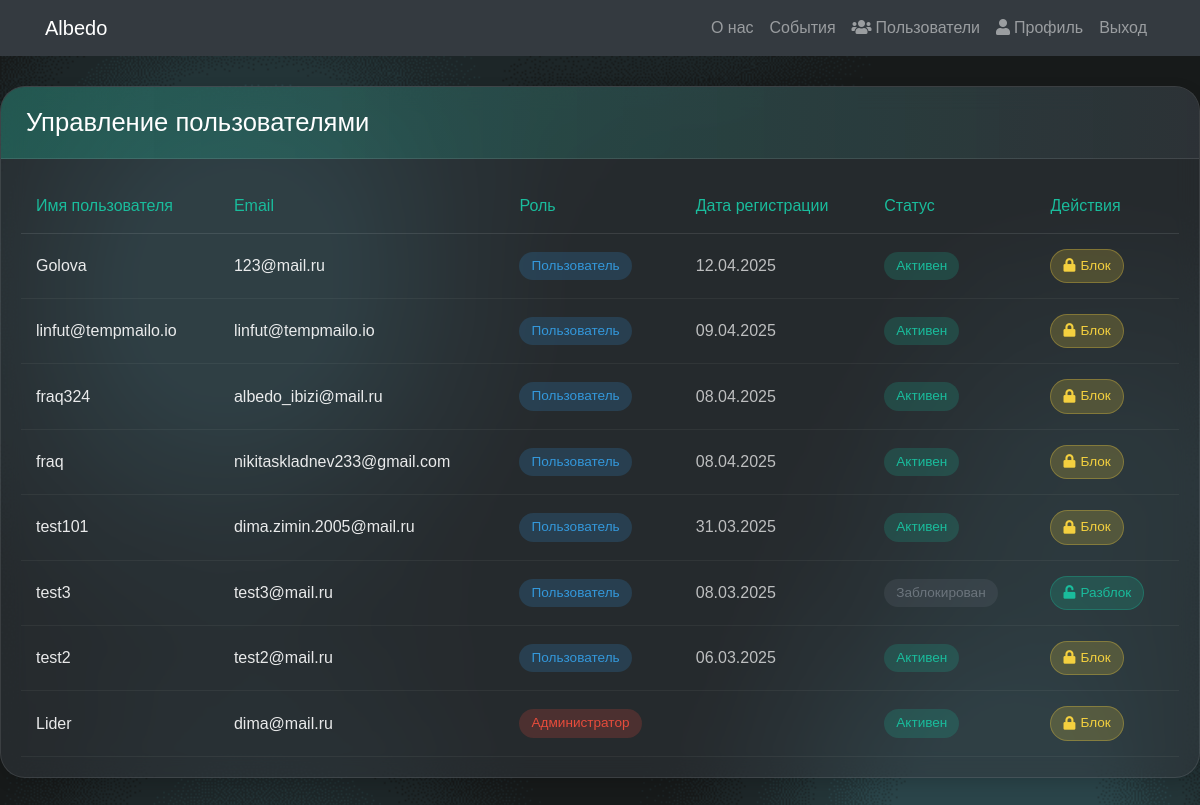
Before: /users/ (signed in) with the older database file.
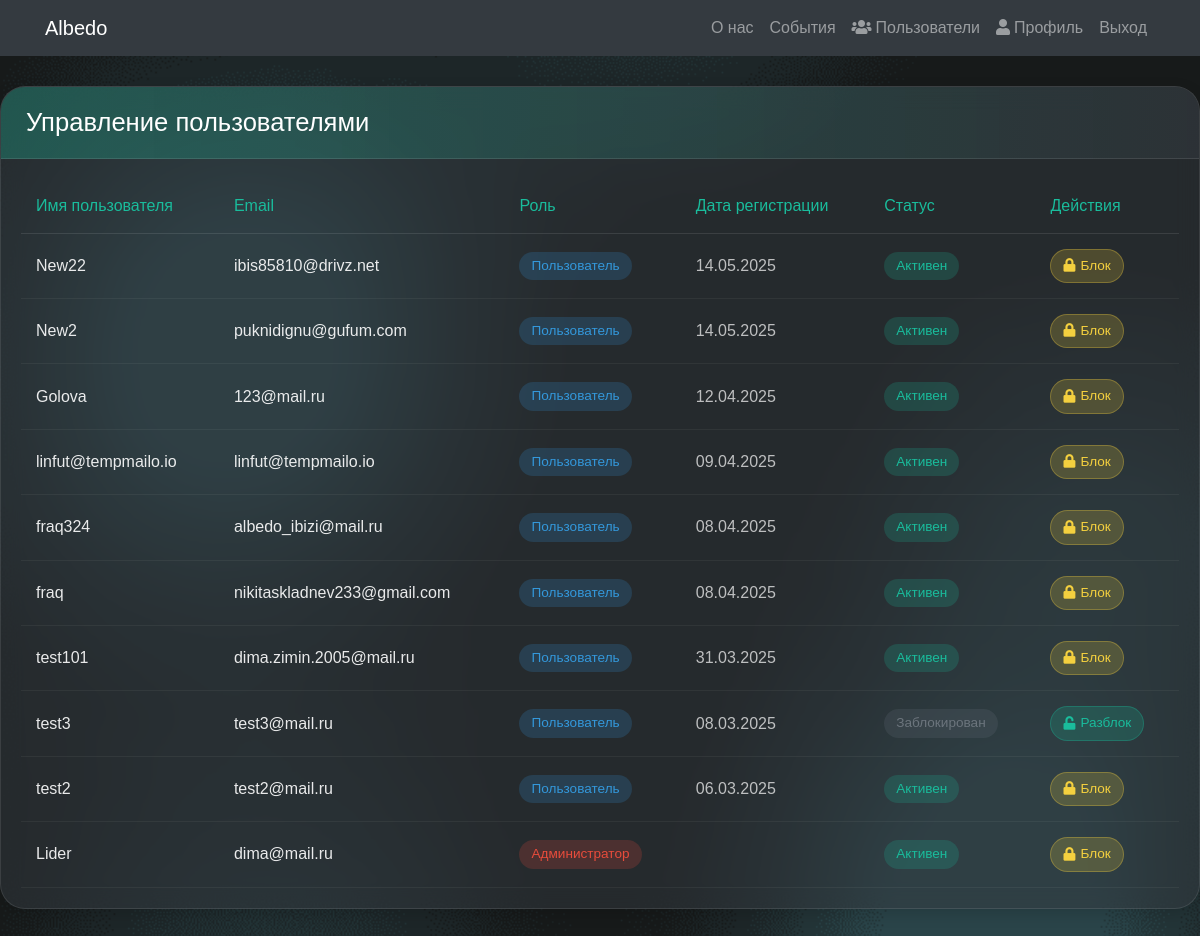
After: the same page with the newer database file.
### albedo/models.py (models this page shows, shortened)
class User(AbstractUser):
    ROLE_CHOICES = (
        ('user', 'Пользователь'),
        ('admin', 'Администратор'),
    )
    email = models.EmailField(unique=True)
    role = models.CharField(max_length=5, choices=ROLE_CHOICES, default='user')
    active = models.BooleanField(default=True)
    USERNAME_FIELD = 'username'
    REQUIRED_FIELDS = ['email']
    def get_role_display(self):
        return dict(self.ROLE_CHOICES).get(self.role, 'Неизвестно')

### albedo/views.py (the view)
# urls.py: path('users/', views.user_list, name='user_list'),
@login_required
def user_list(request):
    if not is_admin(request.user):
        messages.error(request, 'У вас нет доступа к этой странице.')
        return redirect('home')
    users = User.objects.all().order_by('-date_joined')
    return render(request, 'albedo/user_list.html', {'users': users})

### albedo/views.py (called while the page is built)
def is_admin(user):
    return user.is_authenticated and user.role == 'admin'

### albedo/templates/albedo/user_list.html (shortened to what this page needs)
{% extends 'albedo/base.html' %}
{% load static %}
{% block content %}
<div style="padding-top: 30px; max-width: 1200px; margin: 0 auto;">
    <div style="background-color: rgba(52, 58, 64, 0.5); border-radius: 25px; overflow: hidden; backdrop-filter: blur(12px); border: 1px solid rgba(255,255,255,0.1); box-shadow: 0 5px 15px rgba(0,0,0,0.15);">
        <div style="background: linear-gradient(90deg, rgba(26, 188, 156, 0.3), rgba(52, 58, 64, 0.5)); padding: 20px 25px; border-bottom: 1px solid rgba(255,255,255,0.1);">
            <h3 style="color: white; margin: 0; font-size: 1.6rem; font-weight: 400;">Управление пользователями</h3>
        </div>
        <div style="padding: 20px; overflow-x: auto;">
            <table style="width: 100%; border-collapse: collapse;">
                <thead>
                    <tr style="border-bottom: 1px solid rgba(255,255,255,0.1);">
                        <th style="padding: 15px; text-align: left; color: #1ABC9C; font-weight: 400;">Имя пользователя</th>
                        <th style="padding: 15px; text-align: left; color: #1ABC9C; font-weight: 400; display: none; display: table-cell;">Email</th>
                        <th style="padding: 15px; text-align: left; color: #1ABC9C; font-weight: 400;">Роль</th>
                        <th style="padding: 15px; text-align: left; color: #1ABC9C; font-weight: 400; display: none; display: table-cell;">Дата регистрации</th>
                        <th style="padding: 15px; text-align: left; color: #1ABC9C; font-weight: 400;">Статус</th>
                        <th style="padding: 15px; text-align: left; color: #1ABC9C; font-weight: 400;">Действия</th>
                    </tr>
                </thead>
                <tbody>
                    {% for user_item in users %}
                    <tr style="border-bottom: 1px solid rgba(255,255,255,0.05); transition: background-color 0.3s ease;">
                        <td style="padding: 15px; color: rgba(255,255,255,0.9);">
                            {{ user_item.username }}
                        </td>
                        <td style="padding: 15px; color: rgba(255,255,255,0.9); display: none; display: table-cell;">{{ user_item.email }}</td>
                        <td style="padding: 15px;">
                            <span style="display: inline-block; padding: 4px 12px; border-radius: 20px; font-size: 0.85rem; background-color: {% if user_item.role == 'admin' %}rgba(231, 76, 60, 0.2){% else %}rgba(52, 152, 219, 0.2){% endif %}; color: {% if user_item.role == 'admin' %}#E74C3C{% else %}#3498db{% endif %};">
                                {{ user_item.get_role_display }}
                            </span>
                        </td>
                        <td style="padding: 15px; color: rgba(255,255,255,0.7); display: none; display: table-cell;">{{ user_item.date_joined|date:"d.m.Y" }}</td>
                        <td style="padding: 15px;">
                            <span style="display: inline-block; padding: 4px 12px; border-radius: 20px; font-size: 0.85rem; background-color: {% if user_item.active %}rgba(26, 188, 156, 0.2){% else %}rgba(108, 117, 125, 0.2){% endif %}; color: {% if user_item.active %}#1ABC9C{% else %}#6c757d{% endif %};">
                                {% if user_item.active %}Активен{% else %}Заблокирован{% endif %}
                            </span>
                        </td>
                        <td style="padding: 15px;">
                            {% if user_item.role != 'admin' or user.username == user_item.username %}
                            <a href="{% url 'toggle_user_status' user_item.id %}" style="display: inline-flex; align-items: center; padding: 6px 12px; border-radius: 20px; text-decoration: none; font-size: 0.85rem; transition: all 0.3s ease; background-color: {% if user_item.active %}rgba(244, 208, 63, 0.2){% else %}rgba(26, 188, 156, 0.2){% endif %}; color: {% if user_item.active %}#f4d03f{% else %}#1ABC9C{% endif %}; border: 1px solid {% if user_item.active %}rgba(244, 208, 63, 0.3){% else %}rgba(26, 188, 156, 0.3){% endif %};">
                                <i class="fas {% if user_item.active %}fa-lock{% else %}fa-unlock{% endif %}" style="margin-right: 5px;"></i>
                                <span style="display: none; display: inline;">{% if user_item.active %}Блок{% else %}Разблок{% endif %}</span>
                            </a>
                            {% endif %}
                        </td>
                    </tr>
                    {% empty %}
                    <tr>
                        <td colspan="6" style="padding: 30px; text-align: center; color: rgba(255,255,255,0.7);">Пользователей не найдено</td>
                    </tr>
                    {% endfor %}
                </tbody>
            </table>
        </div>
    </div>
</div>
<link href="https://cdnjs.cloudflare.com/ajax/libs/font-awesome/5.15.4/css/all.min.css" rel="stylesheet">
{% endblock %}

### albedo/templates/albedo/base.html (shortened to what this page needs)
{% load static %}
<!DOCTYPE html>
<html lang="en">
    <head>
    <link href="https://stackpath.bootstrapcdn.com/bootstrap/4.5.2/css/bootstrap.min.css" rel="stylesheet">
    <link href="https://cdnjs.cloudflare.com/ajax/libs/font-awesome/5.15.4/css/all.min.css" rel="stylesheet">
    <link href="{% static 'styles.css' %}" rel="stylesheet">
</head>
<body style="
    background: url('{% static 'img/fon.jpg' %}') no-repeat center center fixed;
    background-size:cover;">
    <nav class="navbar navbar-expand-lg navbar-dark bg-dark">
        <div class="container">
            <a class="navbar-brand" href="{% url 'home' %}">Albedo</a>
            <div class="collapse navbar-collapse" id="navbarNav">
                <ul class="navbar-nav ml-auto">
                    {% if user.is_authenticated %}
                        <li class="nav-item">
                            <a class="nav-link" href="{% url 'about' %}">О нас</a>
                        </li>
                        <li class="nav-item">
                            <a class="nav-link" href="{% url 'event_list' %}">События</a>
                        </li>
                        {% if user.role == 'admin' %}
                        <li class="nav-item">
                            <a class="nav-link" href="{% url 'user_list' %}">
                                <i class="fas fa-users mr-1"></i>Пользователи
                            </a>
                        </li>
                        {% endif %}
                        <li class="nav-item">
                            <a class="nav-link" href="{% url 'profile' %}">
                                <i class="fas fa-user mr-1"></i>Профиль
                            </a>
                        </li>
                        <li class="nav-item">
                            <a class="nav-link" href="{% url 'logout' %}">Выход</a>
                        </li>
                    {% endif %}
                </ul>
            </div>
        </div>
    </nav>
    {% block content %}
    {% endblock %}
</body>
</html>

### albedo/static/styles.css (style rules this page uses)
:root { --bg-color: #f8f9fa; --text-color: #212529; --card-bg: #ffffff; --header-bg: #343a40; --header-text: white; --border-color: rgba(0,0,0,0.125); --input-bg: #ffffff; --input-text: #495057; --accent-color: #007bff; --alert-success-bg: #d4edda; --alert-success-text: #155724; --alert-success-border: #c3e6cb; --alert-error-bg: #f8d7da; --alert-error-text: #721c24; --alert-error-border: #f5c6cb; --alert-info-bg: #d1ecf1; --alert-info-text: #0c5460; --alert-info-border: #bee5eb; }
body { font-family: Arial, sans-serif; background-color: var(--bg-color); color: var(--text-color); margin: 0; padding: 0; transition: background-color 0.1s ease, color 0.1s ease; }
* { transition: background-color 0.1s ease, color 0.05s ease, border-color 0.1s ease, box-shadow 0.1s ease; }

Changed rows visible on the page:
added User: username "New22", email "ibis85810@drivz.net", role "Пользователь", date_joined "14.05.2025", active "Активен"
added User: username "New2", email "puknidignu@gufum.com", role "Пользователь", date_joined "14.05.2025", active "Активен"
